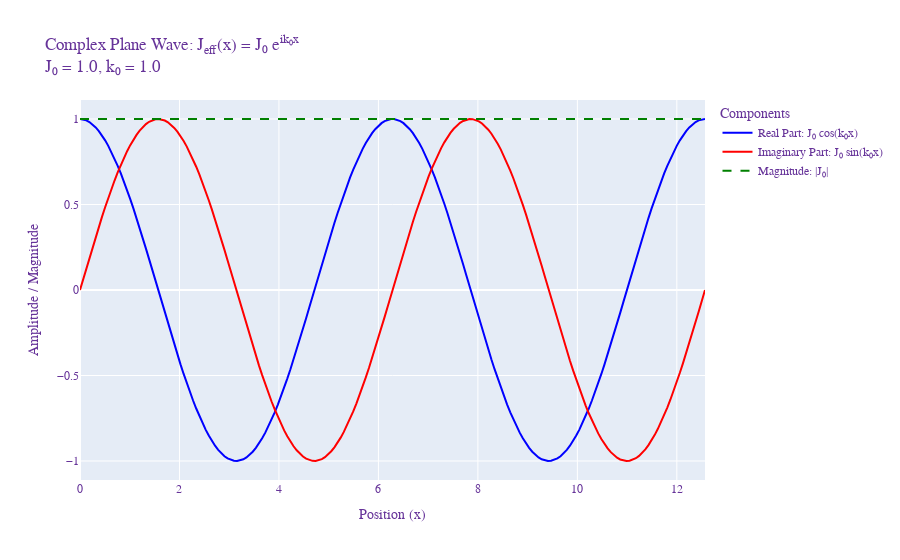
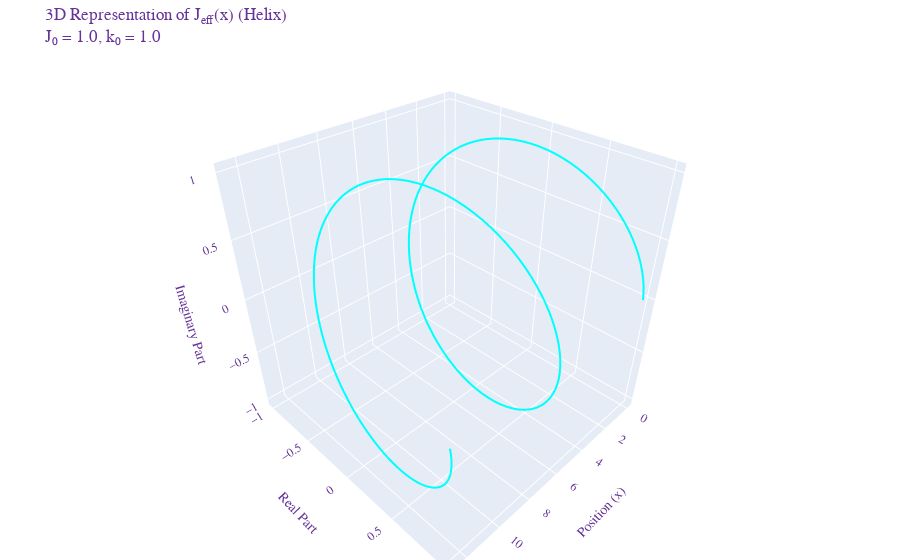

The notebook cell these images were saved under, in order:
### Code cell
import plotly.graph_objects as go
import numpy as np

# --- Parameters ---
J0_amplitude = 1.0  # Amplitude of J0 (assuming J0 is real for simplicity)
k0 = 1.0            # Wavenumber
x_min = 0
x_max = 4 * np.pi   # Plot over a few wavelengths
num_points = 200    # Number of points to plot

# --- Generate x values ---
x_values = np.linspace(x_min, x_max, num_points)

# --- Calculate J_eff(x) ---
# J_eff(x) = J0 * exp(i * k0 * x)
# Using Euler's formula: exp(i * theta) = cos(theta) + i * sin(theta)
# So, J_eff(x) = J0 * (cos(k0 * x) + i * sin(k0 * x))

j_eff_values = J0_amplitude * np.exp(1j * k0 * x_values)

# Extract real, imaginary parts, and magnitude
real_part = j_eff_values.real
imaginary_part = j_eff_values.imag
magnitude = np.abs(j_eff_values) # Should be constant |J0_amplitude|
phase_rad = np.angle(j_eff_values) # Phase in radians
phase_deg = np.rad2deg(phase_rad)  # Phase in degrees

# --- Create the Plotly figure ---
fig = go.Figure()

# Add trace for the Real Part
fig.add_trace(go.Scatter(
    x=x_values,
    y=real_part,
    mode='lines',
    name='Real Part: J₀ cos(k₀x)',
    line=dict(color='blue')
))

# Add trace for the Imaginary Part
fig.add_trace(go.Scatter(
    x=x_values,
    y=imaginary_part,
    mode='lines',
    name='Imaginary Part: J₀ sin(k₀x)',
    line=dict(color='red')
))

# Add trace for the Magnitude
fig.add_trace(go.Scatter(
    x=x_values,
    y=magnitude,
    mode='lines',
    name='Magnitude: |J₀|',
    line=dict(color='green', dash='dash')
))

# Add trace for the Phase (optional, can make plot busy)
# fig.add_trace(go.Scatter(
#     x=x_values,
#     y=phase_deg, # or phase_rad
#     mode='lines',
#     name='Phase (degrees)',
#     line=dict(color='purple', dash='dot'),
#     yaxis="y2" # Assign to a secondary y-axis if desired
# ))

# --- Update layout ---
title_text = f"Complex Plane Wave: J<sub>eff</sub>(x) = J₀ e<sup>ik₀x</sup><br>J₀ = {J0_amplitude}, k₀ = {k0}"
fig.update_layout(
    title=title_text,
    xaxis_title="Position (x)",
    yaxis_title="Amplitude / Magnitude",
    legend_title="Components",
    font=dict(
        family="Arial, sans-serif",
        size=12,
        color="RebeccaPurple"
    ),
    # If using phase on a secondary axis:
    # yaxis2=dict(
    #     title="Phase (degrees)",
    #     overlaying="y",
    #     side="right"
    # )
)

# --- Show the plot ---
# In a script, use fig.show().
# If running in an environment like Jupyter, this will display the plot directly.
# To save as HTML: fig.write_html("complex_wave_plot.html")
fig.show()

# --- Alternative: Plot in the Complex Plane (parametric plot) ---
# This shows the circular path of J_eff(x) in the complex plane as x varies.
fig_complex_plane = go.Figure()

fig_complex_plane.add_trace(go.Scatter(
    x=real_part,
    y=imaginary_part,
    mode='lines',
    name=f'J_eff(x) for J₀={J0_amplitude}, k₀={k0}',
    line=dict(color='orange'),
    text=[f"x = {val:.2f}" for val in x_values], # Show x value on hover
    hoverinfo='text+x+y'
))

# Add a marker for the start point
fig_complex_plane.add_trace(go.Scatter(
    x=[real_part[0]],
    y=[imaginary_part[0]],
    mode='markers',
    name='Start (x=0)',
    marker=dict(color='black', size=10, symbol='circle-open')
))


fig_complex_plane.update_layout(
    title=f"J<sub>eff</sub>(x) in the Complex Plane<br>J₀ = {J0_amplitude}, k₀ = {k0}",
    xaxis_title="Real Part",
    yaxis_title="Imaginary Part",
    legend_title="Path",
    font=dict(
        family="Arial, sans-serif",
        size=12,
        color="RebeccaPurple"
    ),
    width=700,
    height=700,
    yaxis_scaleanchor="x", # Ensures a circular plot if aspect ratio is 1
    xaxis_constrain="domain",
    yaxis_constrain="domain"

)
# fig_complex_plane.show() # Uncomment to show this plot

# --- Alternative: 3D Plot (helix) ---
# x_coords, Real Part, Imaginary Part
fig_3d = go.Figure()

fig_3d.add_trace(go.Scatter3d(
    x=x_values,
    y=real_part,
    z=imaginary_part,
    mode='lines',
    name=f'J_eff(x) helix for J₀={J0_amplitude}, k₀={k0}',
    line=dict(color='cyan', width=4)
))

fig_3d.update_layout(
    title=f"3D Representation of J<sub>eff</sub>(x) (Helix)<br>J₀ = {J0_amplitude}, k₀ = {k0}",
    scene=dict(
        xaxis_title="Position (x)",
        yaxis_title="Real Part",
        zaxis_title="Imaginary Part"
    ),
    font=dict(
        family="Arial, sans-serif",
        size=12,
        color="RebeccaPurple"
    ),
    margin=dict(l=0, r=0, b=0, t=40) # Adjust margins
)
fig_3d.show() # Uncomment to show this plot

### Figure 1 — Plotly figure (JSON) as saved in the notebook; plotly's stock layout.template omitted (floating-point values rounded to 4 significant figures; data arrays with more than 128 entries replaced by an {"elided": "..."} marker saying what was removed)
{"data": [{"line": {"color": "blue"}, "mode": "lines", "name": "Real Part: J₀ cos(k₀x)", "type": "scatter", "x": {"elided": "200 float values"}, "y": {"elided": "200 float values"}}, {"line": {"color": "red"}, "mode": "lines", "name": "Imaginary Part: J₀ sin(k₀x)", "type": "scatter", "x": {"elided": "200 float values"}, "y": {"elided": "200 float values"}}, {"line": {"color": "green", "dash": "dash"}, "mode": "lines", "name": "Magnitude: |J₀|", "type": "scatter", "x": {"elided": "200 float values"}, "y": {"elided": "200 float values"}}], "layout": {"font": {"color": "RebeccaPurple", "family": "Arial, sans-serif", "size": 12}, "legend": {"title": {"text": "Components"}}, "title": {"text": "Complex Plane Wave: J<sub>eff</sub>(x) = J₀ e<sup>ik₀x</sup><br>J₀ = 1.0, k₀ = 1.0"}, "xaxis": {"title": {"text": "Position (x)"}}, "yaxis": {"title": {"text": "Amplitude / Magnitude"}}}}

### Figure 2 — Plotly figure (JSON) as saved in the notebook; plotly's stock layout.template omitted (floating-point values rounded to 4 significant figures; data arrays with more than 128 entries replaced by an {"elided": "..."} marker saying what was removed)
{"data": [{"line": {"color": "cyan", "width": 4}, "mode": "lines", "name": "J_eff(x) helix for J₀=1.0, k₀=1.0", "type": "scatter3d", "x": {"elided": "200 float values"}, "y": {"elided": "200 float values"}, "z": {"elided": "200 float values"}}], "layout": {"font": {"color": "RebeccaPurple", "family": "Arial, sans-serif", "size": 12}, "margin": {"b": 0, "l": 0, "r": 0, "t": 40}, "scene": {"xaxis": {"title": {"text": "Position (x)"}}, "yaxis": {"title": {"text": "Real Part"}}, "zaxis": {"title": {"text": "Imaginary Part"}}}, "title": {"text": "3D Representation of J<sub>eff</sub>(x) (Helix)<br>J₀ = 1.0, k₀ = 1.0"}}}
